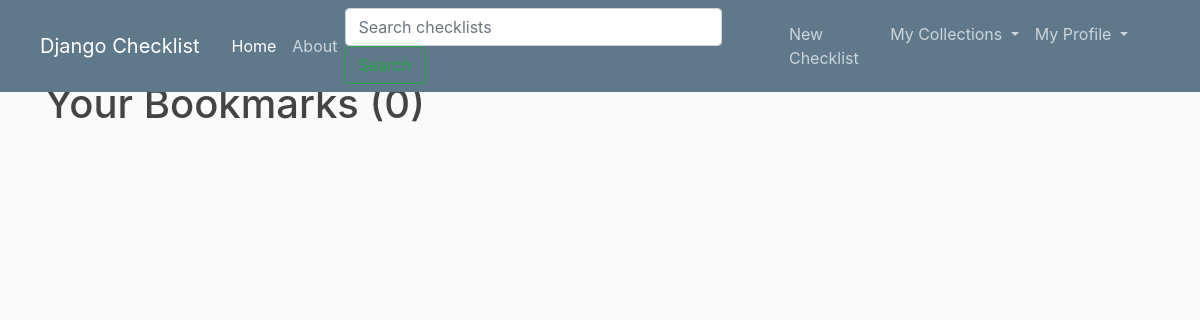
The app's page /bookmarks/ (signed in), older data.
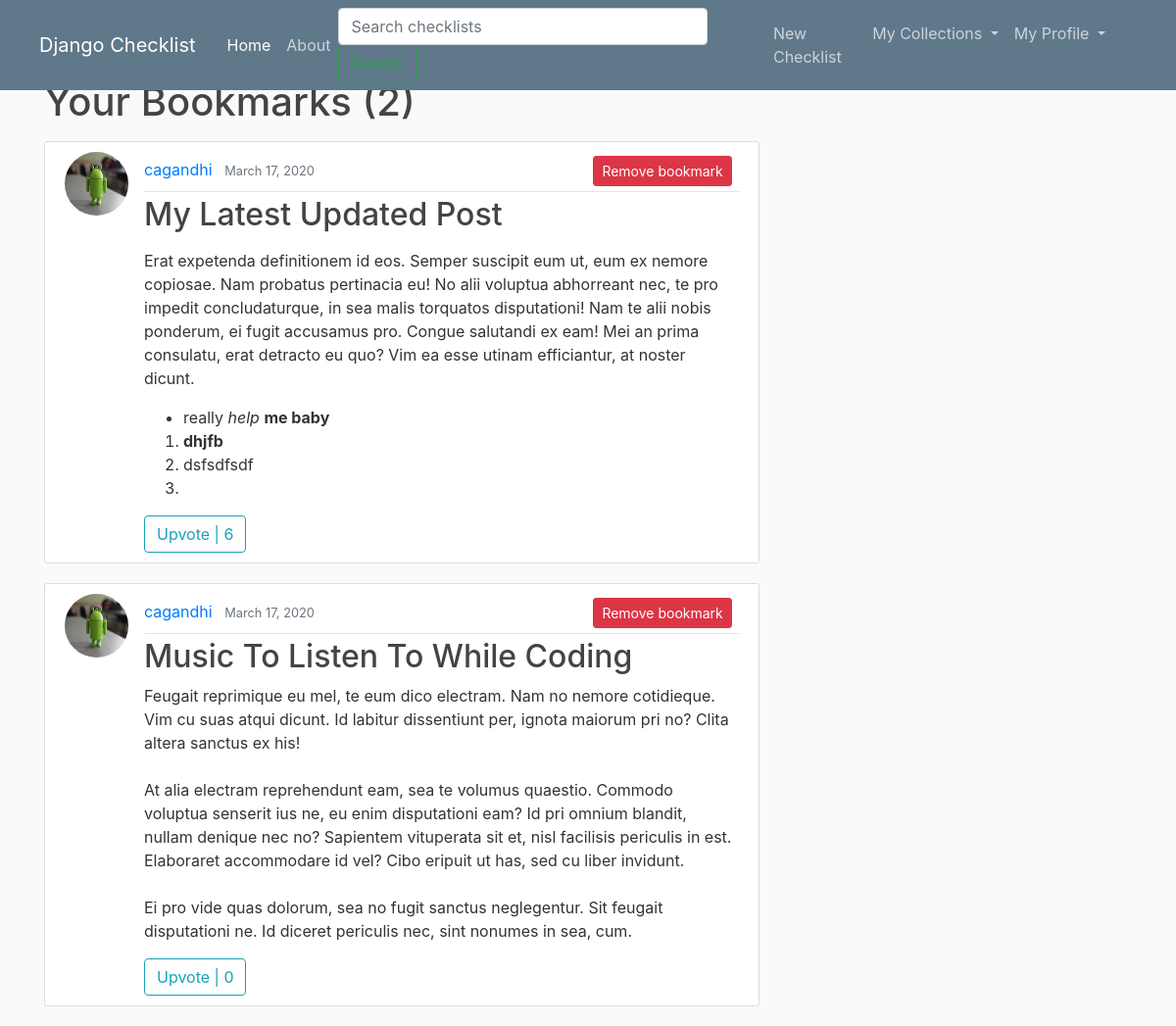
The same page, newer data.
### checklist/models.py (models this page shows, shortened)
class Bookmark(models.Model):
	user = models.ForeignKey(User, on_delete=models.CASCADE)
	checklist = models.ForeignKey(Checklist, on_delete=models.CASCADE)

class Checklist(models.Model):
	title = models.CharField(max_length=100)
	content = RichTextField()
	date_posted = models.DateTimeField(default=timezone.now)
	author = models.ForeignKey(User, on_delete = models.CASCADE)
	visibility = models.IntegerField(default=0)

### users/models.py (models this page shows, shortened)
class Profile(models.Model):
	user = models.OneToOneField(User, on_delete = models.CASCADE)
	image = models.ImageField(default='default.jpg', upload_to='profile_pics')

### checklist/views.py (the view)
# urls.py: path('bookmarks/', BookmarkChecklistListView.as_view(), name='bookmarks'),
class BookmarkChecklistListView(ListView):
	model = Bookmark
	template_name = 'checklist/bookmark_checklists.html'
	paginate_by = 5
	def get_context_data(self, **kwargs):
		context = super(BookmarkChecklistListView, self).get_context_data(**kwargs)
		upvotes_cnt_list = []
		bookmarks_var = Bookmark.objects.filter(user=self.request.user)
		for bookmark in bookmarks_var:
			upvotes_cnt_list.append(Upvote.objects.filter(checklist=bookmark.checklist).count())
		checklist_upvotes = zip(bookmarks_var, upvotes_cnt_list)
		paginator = Paginator(list(checklist_upvotes), self.paginate_by)
		page = self.request.GET.get('page')
		try:
			page_checklist_upvotes = paginator.page(page)
		except PageNotAnInteger:
			page_checklist_upvotes = paginator.page(1)
		except EmptyPage:
			page_checklist_upvotes = paginator.page(paginator.num_pages)
		context['checklist_upvotes'] = page_checklist_upvotes
		context['title'] = 'bookmarks'
		context['is_paginated'] = page_checklist_upvotes.has_other_pages
		return context

### checklist/templates/checklist/bookmark_checklists.html (shortened to what this page needs)
{% extends "checklist/base.html" %}
{% block content %}
	<h1 class="mb-3">Your Bookmarks ({{ checklist_upvotes.paginator.count }})</h1>
	{% for bookmark, uvote in checklist_upvotes %}
		<article class="media content-section">
			<img class="rounded-circle article-img" src="{{ bookmark.checklist.author.profile.image.url }}">
			<div class="media-body">
				<div class="article-metadata">
					<a class="mr-2" href="{% url 'user-checklists' bookmark.checklist.author.username %}">{{ bookmark.checklist.author }}</a>
					<small class="text-muted">{{ bookmark.checklist.date_posted|date:'F d, Y' }}</small>
					<a style="margin-left: 280px" class="btn btn-danger btn-sm mt-1 mb-1 mr-1" href="{% url 'checklist-bookmark' bookmark.checklist.id %}">Remove bookmark</a>
				</div>
				<h2><a class="article-title" href="{% url 'checklist-detail' bookmark.checklist.id %}">{{ bookmark.checklist.title }}</a></h2>
				<p class="article-content">{{ bookmark.checklist.content|safe }}</p>
				{% if user.is_authenticated and bookmark.checklist.author.username != user.username %}
					<a class="btn btn-outline-info" href="{% url 'checklist-upvote' bookmark.checklist.id %}">Upvote | {{ uvote }}</a>
				{% else %}
					<a class="btn btn-outline-info disabled">{{ uvote }} Upvotes</a>
				{% endif %}
			</div>
		</article>
	{% endfor %}
{% endblock content  %}

Row changes from the older to the newer data that the page shows:
added Bookmark: checklist.author.profile.image (picture), checklist.author "cagandhi", checklist.date_posted "March 17, 2020", checklist "My Latest Updated Post", checklist.content "Erat expetenda definitionem id eos. Semper suscipit eum ut, eum ex nemore copiosae. Nam probatus pertinacia eu! No alii voluptua abhorreant nec, te pro impedit concludaturque, in sea malis torquatos disputationi! Nam te alii nobis ponderum, ei fugit accusamus pro. Congue salutandi ex eam! Mei an prima consulatu, erat detracto eu quo? Vim ea esse utinam efficiantur, at noster dicunt. really help me baby dhjfb dsfsdfsdf", uvote "6"
added Bookmark: checklist.author.profile.image (picture), checklist.author "cagandhi", checklist.date_posted "March 17, 2020", checklist "Music To Listen To While Coding", checklist.content "Feugait reprimique eu mel, te eum dico electram. Nam no nemore cotidieque. Vim cu suas atqui dicunt. Id labitur dissentiunt per, ignota maiorum pri no? Clita altera sanctus ex his! At alia electram reprehendunt eam, sea te volumus quaestio. Commodo voluptua senserit ius ne, eu enim disputationi eam? Id pri omnium blandit, nullam denique nec no? Sapientem vituperata sit et, nisl facilisis periculis in est. Elaboraret accommodare id vel? Cibo eripuit ut has, sed cu liber invidunt. Ei pro vide quas dolorum, sea no fugit sanctus neglegentur. Sit feugait disputationi ne. Id diceret periculis nec, sint nonumes in sea, cum.", uvote "0"
Text that changed along with them:
{{ checklist_upvotes.paginator.count }}: "0" → "2"
